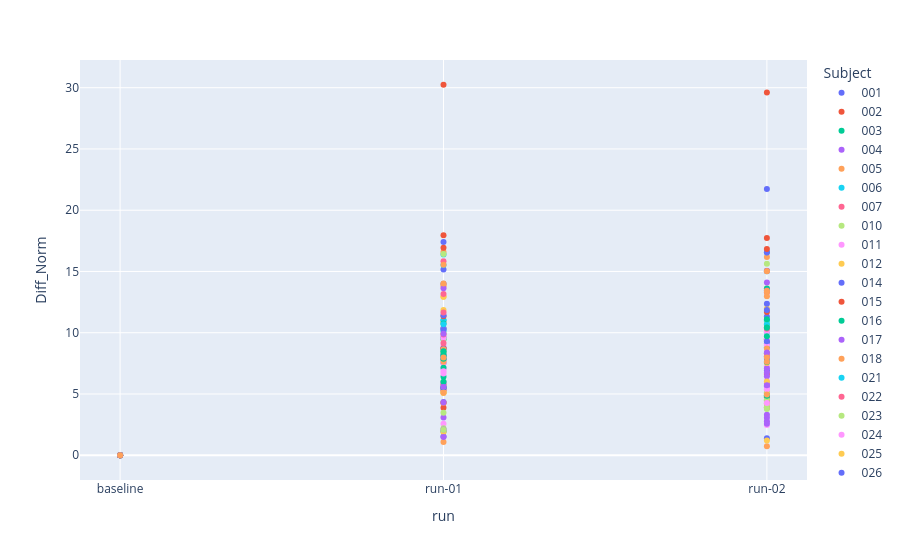

Here is the notebook cell this chart was saved with:
### Code cell
def make_plot_norm(df,*arg):
    df=df[df['Electrode']=='Anode']
    fig = px.scatter(df.sort_index(), x='run', y='Diff_Norm', color='Subject')
    fig.show()
    #fig.write_html(f'{Name}_Check_Outliersubjects_Diff_Norm_{arg[0]}_{arg[1]}.html')
make_plot_norm(df_dim)

### Figure 1 — Plotly figure (JSON) as saved in the notebook; plotly's stock layout.template omitted (floating-point values rounded to 4 significant figures)
{"data": [{"hovertemplate": "Subject=001<br>run=%{x}<br>Diff_Norm=%{y}<extra></extra>", "legendgroup": "001", "marker": {"color": "#636efa", "symbol": "circle"}, "mode": "markers", "name": "001", "orientation": "v", "showlegend": true, "type": "scatter", "x": ["baseline", "run-01", "run-02", "run-01", "run-02", "run-01", "run-02", "run-01", "run-02"], "xaxis": "x", "y": [0, 1.536, 1.382, 9.64, 11.32, 8.104, 9.115, 4.351, 6.915], "yaxis": "y"}, {"hovertemplate": "Subject=002<br>run=%{x}<br>Diff_Norm=%{y}<extra></extra>", "legendgroup": "002", "marker": {"color": "#EF553B", "symbol": "circle"}, "mode": "markers", "name": "002", "orientation": "v", "showlegend": true, "type": "scatter", "x": ["baseline", "run-01", "run-02", "run-01", "run-02", "run-01", "run-02"], "xaxis": "x", "y": [0, 30.24, 29.6, 3.88, 3.88, 4.262, 3.884], "yaxis": "y"}, {"hovertemplate": "Subject=003<br>run=%{x}<br>Diff_Norm=%{y}<extra></extra>", "legendgroup": "003", "marker": {"color": "#00cc96", "symbol": "circle"}, "mode": "markers", "name": "003", "orientation": "v", "showlegend": true, "type": "scatter", "x": ["baseline", "run-01", "run-02", "run-01", "run-02", "run-01", "run-02"], "xaxis": "x", "y": [0, 8.08, 4.804, 10.36, 9.337, 9.469, 8.81], "yaxis": "y"}, {"hovertemplate": "Subject=004<br>run=%{x}<br>Diff_Norm=%{y}<extra></extra>", "legendgroup": "004", "marker": {"color": "#ab63fa", "symbol": "circle"}, "mode": "markers", "name": "004", "orientation": "v", "showlegend": true, "type": "scatter", "x": ["baseline"], "xaxis": "x", "y": [0], "yaxis": "y"}, {"hovertemplate": "Subject=005<br>run=%{x}<br>Diff_Norm=%{y}<extra></extra>", "legendgroup": "005", "marker": {"color": "#FFA15A", "symbol": "circle"}, "mode": "markers", "name": "005", "orientation": "v", "showlegend": true, "type": "scatter", "x": ["baseline", "run-01", "run-02", "run-01", "run-02", "run-01", "run-02"], "xaxis": "x", "y": [0, 10.9, 10.38, 4.29, 4.248, 16.58, 16.18], "yaxis": "y"}, {"hovertemplate": "Subject=006<br>run=%{x}<br>Diff_Norm=%{y}<extra></extra>", "legendgroup": "006", "marker": {"color": "#19d3f3", "symbol": "circle"}, "mode": "markers", "name": "006", "orientation": "v", "showlegend": true, "type": "scatter", "x": ["baseline", "run-01", "run-02", "run-01", "run-02", "run-01", "run-02", "run-01", "run-02"], "xaxis": "x", "y": [0, 16.39, 16.58, 11.01, 10.91, 11.04, 11.01, 10.14, 10.03], "yaxis": "y"}, {"hovertemplate": "Subject=007<br>run=%{x}<br>Diff_Norm=%{y}<extra></extra>", "legendgroup": "007", "marker": {"color": "#FF6692", "symbol": "circle"}, "mode": "markers", "name": "007", "orientation": "v", "showlegend": true, "type": "scatter", "x": ["run-01", "run-02"], "xaxis": "x", "y": [null, null], "yaxis": "y"}, {"hovertemplate": "Subject=010<br>run=%{x}<br>Diff_Norm=%{y}<extra></extra>", "legendgroup": "010", "marker": {"color": "#B6E880", "symbol": "circle"}, "mode": "markers", "name": "010", "orientation": "v", "showlegend": true, "type": "scatter", "x": ["baseline", "run-01", "run-02", "run-01", "run-02", "run-01", "run-02", "run-01", "run-02"], "xaxis": "x", "y": [0, 16.42, 15.64, 8.65, 10.75, 6.003, 4.827, 9.503, 10.64], "yaxis": "y"}, {"hovertemplate": "Subject=011<br>run=%{x}<br>Diff_Norm=%{y}<extra></extra>", "legendgroup": "011", "marker": {"color": "#FF97FF", "symbol": "circle"}, "mode": "markers", "name": "011", "orientation": "v", "showlegend": true, "type": "scatter", "x": ["baseline", "run-01", "run-02", "run-01", "run-02", "run-01", "run-02", "run-01", "run-02"], "xaxis": "x", "y": [0, 2.579, 2.459, 7.038, 7.215, 9.582, 10.07, 8.949, 8.988], "yaxis": "y"}, {"hovertemplate": "Subject=012<br>run=%{x}<br>Diff_Norm=%{y}<extra></extra>", "legendgroup": "012", "marker": {"color": "#FECB52", "symbol": "circle"}, "mode": "markers", "name": "012", "orientation": "v", "showlegend": true, "type": "scatter", "x": ["baseline", "run-01", "run-02", "run-01", "run-02"], "xaxis": "x", "y": [0, 11.85, 13.6, 12.93, 11.98], "yaxis": "y"}, {"hovertemplate": "Subject=014<br>run=%{x}<br>Diff_Norm=%{y}<extra></extra>", "legendgroup": "014", "marker": {"color": "#636efa", "symbol": "circle"}, "mode": "markers", "name": "014", "orientation": "v", "showlegend": true, "type": "scatter", "x": ["baseline", "run-01", "run-02", "run-01", "run-02", "run-01", "run-02"], "xaxis": "x", "y": [0, 15.17, 15.06, 17.41, 16.56, 7.524, 8.051], "yaxis": "y"}, {"hovertemplate": "Subject=015<br>run=%{x}<br>Diff_Norm=%{y}<extra></extra>", "legendgroup": "015", "marker": {"color": "#EF553B", "symbol": "circle"}, "mode": "markers", "name": "015", "orientation": "v", "showlegend": true, "type": "scatter", "x": ["baseline", "run-01", "run-02", "run-01", "run-02", "run-01", "run-02", "run-01", "run-02"], "xaxis": "x", "y": [0, 8.718, 6.635, 8.763, 9.465, 5.758, 4.734, 5.271, 5.011], "yaxis": "y"}, {"hovertemplate": "Subject=016<br>run=%{x}<br>Diff_Norm=%{y}<extra></extra>", "legendgroup": "016", "marker": {"color": "#00cc96", "symbol": "circle"}, "mode": "markers", "name": "016", "orientation": "v", "showlegend": true, "type": "scatter", "x": ["baseline", "run-01"], "xaxis": "x", "y": [0, 1.948], "yaxis": "y"}, {"hovertemplate": "Subject=017<br>run=%{x}<br>Diff_Norm=%{y}<extra></extra>", "legendgroup": "017", "marker": {"color": "#ab63fa", "symbol": "circle"}, "mode": "markers", "name": "017", "orientation": "v", "showlegend": true, "type": "scatter", "x": ["baseline", "run-01", "run-02", "run-01", "run-02", "run-01", "run-02", "run-01", "run-02"], "xaxis": "x", "y": [0, 7.915, 6.744, 5.614, 5.614, 10.35, 9.533, 5.924, 7.1], "yaxis": "y"}, {"hovertemplate": "Subject=018<br>run=%{x}<br>Diff_Norm=%{y}<extra></extra>", "legendgroup": "018", "marker": {"color": "#FFA15A", "symbol": "circle"}, "mode": "markers", "name": "018", "orientation": "v", "showlegend": true, "type": "scatter", "x": ["baseline", "run-01", "run-02"], "xaxis": "x", "y": [0, 1.085, 0.7382], "yaxis": "y"}, {"hovertemplate": "Subject=021<br>run=%{x}<br>Diff_Norm=%{y}<extra></extra>", "legendgroup": "021", "marker": {"color": "#19d3f3", "symbol": "circle"}, "mode": "markers", "name": "021", "orientation": "v", "showlegend": true, "type": "scatter", "x": ["run-01", "run-02", "run-01", "run-02"], "xaxis": "x", "y": [null, null, null, null], "yaxis": "y"}, {"hovertemplate": "Subject=022<br>run=%{x}<br>Diff_Norm=%{y}<extra></extra>", "legendgroup": "022", "marker": {"color": "#FF6692", "symbol": "circle"}, "mode": "markers", "name": "022", "orientation": "v", "showlegend": true, "type": "scatter", "x": ["run-01", "run-02", "run-01", "run-02"], "xaxis": "x", "y": [null, null, null, null], "yaxis": "y"}, {"hovertemplate": "Subject=023<br>run=%{x}<br>Diff_Norm=%{y}<extra></extra>", "legendgroup": "023", "marker": {"color": "#B6E880", "symbol": "circle"}, "mode": "markers", "name": "023", "orientation": "v", "showlegend": true, "type": "scatter", "x": ["baseline", "run-01", "run-02", "run-01", "run-02"], "xaxis": "x", "y": [0, 9.97, 9.467, 2.194, 3.939], "yaxis": "y"}, {"hovertemplate": "Subject=024<br>run=%{x}<br>Diff_Norm=%{y}<extra></extra>", "legendgroup": "024", "marker": {"color": "#FF97FF", "symbol": "circle"}, "mode": "markers", "name": "024", "orientation": "v", "showlegend": true, "type": "scatter", "x": ["baseline", "run-01", "run-02", "run-01", "run-02", "run-01", "run-02"], "xaxis": "x", "y": [0, 7.563, 9.464, 7.171, 6.064, 8.391, 5.26], "yaxis": "y"}, {"hovertemplate": "Subject=025<br>run=%{x}<br>Diff_Norm=%{y}<extra></extra>", "legendgroup": "025", "marker": {"color": "#FECB52", "symbol": "circle"}, "mode": "markers", "name": "025", "orientation": "v", "showlegend": true, "type": "scatter", "x": ["baseline", "run-01", "run-02", "run-01", "run-02", "run-01", "run-02", "run-01", "run-02"], "xaxis": "x", "y": [0, 12.93, 13.5, 7.819, 7.522, 1.896, 1.213, 5.087, 5.087], "yaxis": "y"}, {"hovertemplate": "Subject=026<br>run=%{x}<br>Diff_Norm=%{y}<extra></extra>", "legendgroup": "026", "marker": {"color": "#636efa", "symbol": "circle"}, "mode": "markers", "name": "026", "orientation": "v", "showlegend": true, "type": "scatter", "x": ["baseline", "run-01", "run-02", "run-01", "run-01", "run-02", "run-01", "run-02"], "xaxis": "x", "y": [0, 8.257, 7.879, 8.701, 5.49, 4.5, 10.25, 9.311], "yaxis": "y"}, {"hovertemplate": "Subject=028<br>run=%{x}<br>Diff_Norm=%{y}<extra></extra>", "legendgroup": "028", "marker": {"color": "#EF553B", "symbol": "circle"}, "mode": "markers", "name": "028", "orientation": "v", "showlegend": true, "type": "scatter", "x": ["baseline", "run-01", "run-02", "run-01", "run-02", "run-01", "run-02"], "xaxis": "x", "y": [0, 11.35, 11.69, 17.96, 17.72, 16.95, 16.84], "yaxis": "y"}, {"hovertemplate": "Subject=029<br>run=%{x}<br>Diff_Norm=%{y}<extra></extra>", "legendgroup": "029", "marker": {"color": "#00cc96", "symbol": "circle"}, "mode": "markers", "name": "029", "orientation": "v", "showlegend": true, "type": "scatter", "x": ["baseline", "run-01", "run-02", "run-01", "run-02"], "xaxis": "x", "y": [0, 10.76, 13.62, 8.42, 8.314], "yaxis": "y"}, {"hovertemplate": "Subject=030<br>run=%{x}<br>Diff_Norm=%{y}<extra></extra>", "legendgroup": "030", "marker": {"color": "#ab63fa", "symbol": "circle"}, "mode": "markers", "name": "030", "orientation": "v", "showlegend": true, "type": "scatter", "x": ["baseline", "run-01", "run-02", "run-01", "run-02", "run-01", "run-02"], "xaxis": "x", "y": [0, 3.087, 2.782, 5.477, 6.455, 2.099, 3.307], "yaxis": "y"}, {"hovertemplate": "Subject=031<br>run=%{x}<br>Diff_Norm=%{y}<extra></extra>", "legendgroup": "031", "marker": {"color": "#FFA15A", "symbol": "circle"}, "mode": "markers", "name": "031", "orientation": "v", "showlegend": true, "type": "scatter", "x": ["run-01", "run-02"], "xaxis": "x", "y": [null, null], "yaxis": "y"}, {"hovertemplate": "Subject=032<br>run=%{x}<br>Diff_Norm=%{y}<extra></extra>", "legendgroup": "032", "marker": {"color": "#19d3f3", "symbol": "circle"}, "mode": "markers", "name": "032", "orientation": "v", "showlegend": true, "type": "scatter", "x": ["baseline", "run-01", "run-02", "run-01", "run-02"], "xaxis": "x", "y": [0, 10.69, 10.69, 15.52, 15.01], "yaxis": "y"}, {"hovertemplate": "Subject=033<br>run=%{x}<br>Diff_Norm=%{y}<extra></extra>", "legendgroup": "033", "marker": {"color": "#FF6692", "symbol": "circle"}, "mode": "markers", "name": "033", "orientation": "v", "showlegend": true, "type": "scatter", "x": ["baseline", "run-01", "run-02", "run-01", "run-02", "run-01", "run-02"], "xaxis": "x", "y": [0, 5.377, 4.456, 9.851, 8.079, 13.16, 13.29], "yaxis": "y"}, {"hovertemplate": "Subject=034<br>run=%{x}<br>Diff_Norm=%{y}<extra></extra>", "legendgroup": "034", "marker": {"color": "#B6E880", "symbol": "circle"}, "mode": "markers", "name": "034", "orientation": "v", "showlegend": true, "type": "scatter", "x": ["baseline", "run-01", "run-02", "run-01", "run-02", "run-01", "run-02", "run-01", "run-02"], "xaxis": "x", "y": [0, 2.086, 4.538, 5.113, 5.115, 8.393, 8.314, 3.467, 3.766], "yaxis": "y"}, {"hovertemplate": "Subject=035<br>run=%{x}<br>Diff_Norm=%{y}<extra></extra>", "legendgroup": "035", "marker": {"color": "#FF97FF", "symbol": "circle"}, "mode": "markers", "name": "035", "orientation": "v", "showlegend": true, "type": "scatter", "x": ["run-01", "run-02", "run-02"], "xaxis": "x", "y": [null, null, null], "yaxis": "y"}, {"hovertemplate": "Subject=036<br>run=%{x}<br>Diff_Norm=%{y}<extra></extra>", "legendgroup": "036", "marker": {"color": "#FECB52", "symbol": "circle"}, "mode": "markers", "name": "036", "orientation": "v", "showlegend": true, "type": "scatter", "x": ["run-01", "run-02", "run-01", "run-02"], "xaxis": "x", "y": [null, null, null, null], "yaxis": "y"}, {"hovertemplate": "Subject=037<br>run=%{x}<br>Diff_Norm=%{y}<extra></extra>", "legendgroup": "037", "marker": {"color": "#636efa", "symbol": "circle"}, "mode": "markers", "name": "037", "orientation": "v", "showlegend": true, "type": "scatter", "x": ["baseline", "run-02", "run-01", "run-02", "run-01", "run-02", "run-01", "run-02"], "xaxis": "x", "y": [0, 21.73, 11.42, 11.86, 13.99, 13.44, 7.821, 12.36], "yaxis": "y"}, {"hovertemplate": "Subject=038<br>run=%{x}<br>Diff_Norm=%{y}<extra></extra>", "legendgroup": "038", "marker": {"color": "#EF553B", "symbol": "circle"}, "mode": "markers", "name": "038", "orientation": "v", "showlegend": true, "type": "scatter", "x": ["run-01", "run-02"], "xaxis": "x", "y": [null, null], "yaxis": "y"}, {"hovertemplate": "Subject=039<br>run=%{x}<br>Diff_Norm=%{y}<extra></extra>", "legendgroup": "039", "marker": {"color": "#00cc96", "symbol": "circle"}, "mode": "markers", "name": "039", "orientation": "v", "showlegend": true, "type": "scatter", "x": ["baseline", "run-01", "run-02", "run-01", "run-02", "run-01", "run-02"], "xaxis": "x", "y": [0, 6.409, 4.904, 5.99, 7.619, 7.143, 10.43], "yaxis": "y"}, {"hovertemplate": "Subject=042<br>run=%{x}<br>Diff_Norm=%{y}<extra></extra>", "legendgroup": "042", "marker": {"color": "#ab63fa", "symbol": "circle"}, "mode": "markers", "name": "042", "orientation": "v", "showlegend": true, "type": "scatter", "x": ["baseline", "run-01", "run-02", "run-01", "run-02", "run-01", "run-02"], "xaxis": "x", "y": [0, 4.307, 3.054, 5.458, 5.845, 1.492, 2.572], "yaxis": "y"}, {"hovertemplate": "Subject=043<br>run=%{x}<br>Diff_Norm=%{y}<extra></extra>", "legendgroup": "043", "marker": {"color": "#FFA15A", "symbol": "circle"}, "mode": "markers", "name": "043", "orientation": "v", "showlegend": true, "type": "scatter", "x": ["baseline", "run-01", "run-02", "run-01", "run-02", "run-01", "run-02", "run-01", "run-02"], "xaxis": "x", "y": [0, 7.635, 7.635, 13.95, 12.98, 8.653, 8.711, 13.8, 13.32], "yaxis": "y"}, {"hovertemplate": "Subject=046<br>run=%{x}<br>Diff_Norm=%{y}<extra></extra>", "legendgroup": "046", "marker": {"color": "#19d3f3", "symbol": "circle"}, "mode": "markers", "name": "046", "orientation": "v", "showlegend": true, "type": "scatter", "x": ["run-01", "run-02"], "xaxis": "x", "y": [null, null], "yaxis": "y"}, {"hovertemplate": "Subject=047<br>run=%{x}<br>Diff_Norm=%{y}<extra></extra>", "legendgroup": "047", "marker": {"color": "#FF6692", "symbol": "circle"}, "mode": "markers", "name": "047", "orientation": "v", "showlegend": true, "type": "scatter", "x": ["baseline", "run-01", "run-02", "run-01", "run-02", "run-01", "run-02"], "xaxis": "x", "y": [0, 11.64, 10.32, 9.155, 8.308, 15.84, 15.04], "yaxis": "y"}, {"hovertemplate": "Subject=048<br>run=%{x}<br>Diff_Norm=%{y}<extra></extra>", "legendgroup": "048", "marker": {"color": "#B6E880", "symbol": "circle"}, "mode": "markers", "name": "048", "orientation": "v", "showlegend": true, "type": "scatter", "x": ["run-01", "run-02"], "xaxis": "x", "y": [null, null], "yaxis": "y"}, {"hovertemplate": "Subject=049<br>run=%{x}<br>Diff_Norm=%{y}<extra></extra>", "legendgroup": "049", "marker": {"color": "#FF97FF", "symbol": "circle"}, "mode": "markers", "name": "049", "orientation": "v", "showlegend": true, "type": "scatter", "x": ["baseline", "run-01", "run-02", "run-01", "run-02"], "xaxis": "x", "y": [0, 6.663, 5.391, 6.846, 4.258], "yaxis": "y"}, {"hovertemplate": "Subject=052<br>run=%{x}<br>Diff_Norm=%{y}<extra></extra>", "legendgroup": "052", "marker": {"color": "#FECB52", "symbol": "circle"}, "mode": "markers", "name": "052", "orientation": "v", "showlegend": true, "type": "scatter", "x": ["baseline", "run-01", "run-02"], "xaxis": "x", "y": [0, 5.131, 6.02], "yaxis": "y"}, {"hovertemplate": "Subject=054<br>run=%{x}<br>Diff_Norm=%{y}<extra></extra>", "legendgroup": "054", "marker": {"color": "#636efa", "symbol": "circle"}, "mode": "markers", "name": "054", "orientation": "v", "showlegend": true, "type": "scatter", "x": ["run-01", "run-02"], "xaxis": "x", "y": [null, null], "yaxis": "y"}, {"hovertemplate": "Subject=056<br>run=%{x}<br>Diff_Norm=%{y}<extra></extra>", "legendgroup": "056", "marker": {"color": "#EF553B", "symbol": "circle"}, "mode": "markers", "name": "056", "orientation": "v", "showlegend": true, "type": "scatter", "x": ["baseline"], "xaxis": "x", "y": [0], "yaxis": "y"}, {"hovertemplate": "Subject=058<br>run=%{x}<br>Diff_Norm=%{y}<extra></extra>", "legendgroup": "058", "marker": {"color": "#00cc96", "symbol": "circle"}, "mode": "markers", "name": "058", "orientation": "v", "showlegend": true, "type": "scatter", "x": ["baseline", "run-01", "run-02", "run-01", "run-02", "run-01", "run-02", "run-01", "run-02"], "xaxis": "x", "y": [0, 7.882, 10.4, 8.189, 11.11, 5.526, 4.86, 8.487, 9.722], "yaxis": "y"}, {"hovertemplate": "Subject=060<br>run=%{x}<br>Diff_Norm=%{y}<extra></extra>", "legendgroup": "060", "marker": {"color": "#ab63fa", "symbol": "circle"}, "mode": "markers", "name": "060", "orientation": "v", "showlegend": true, "type": "scatter", "x": ["baseline", "run-01", "run-02", "run-01", "run-02", "run-01", "run-02"], "xaxis": "x", "y": [0, 9.908, 8.386, 13.63, 14.1, 5.567, 5.72], "yaxis": "y"}, {"hovertemplate": "Subject=062<br>run=%{x}<br>Diff_Norm=%{y}<extra></extra>", "legendgroup": "062", "marker": {"color": "#FFA15A", "symbol": "circle"}, "mode": "markers", "name": "062", "orientation": "v", "showlegend": true, "type": "scatter", "x": ["baseline", "run-01", "run-02", "run-01", "run-02", "run-01", "run-02", "run-01", "run-02"], "xaxis": "x", "y": [0, 5.095, 4.954, 14.01, 15.01, 7.988, 7.988, 15.55, 13.44], "yaxis": "y"}, {"hovertemplate": "Subject=064<br>run=%{x}<br>Diff_Norm=%{y}<extra></extra>", "legendgroup": "064", "marker": {"color": "#19d3f3", "symbol": "circle"}, "mode": "markers", "name": "064", "orientation": "v", "showlegend": true, "type": "scatter", "x": ["run-01", "run-02"], "xaxis": "x", "y": [null, null], "yaxis": "y"}], "layout": {"legend": {"title": {"text": "Subject"}, "tracegroupgap": 0}, "margin": {"t": 60}, "xaxis": {"anchor": "y", "domain": [0, 1], "title": {"text": "run"}}, "yaxis": {"anchor": "x", "domain": [0, 1], "title": {"text": "Diff_Norm"}}}}
